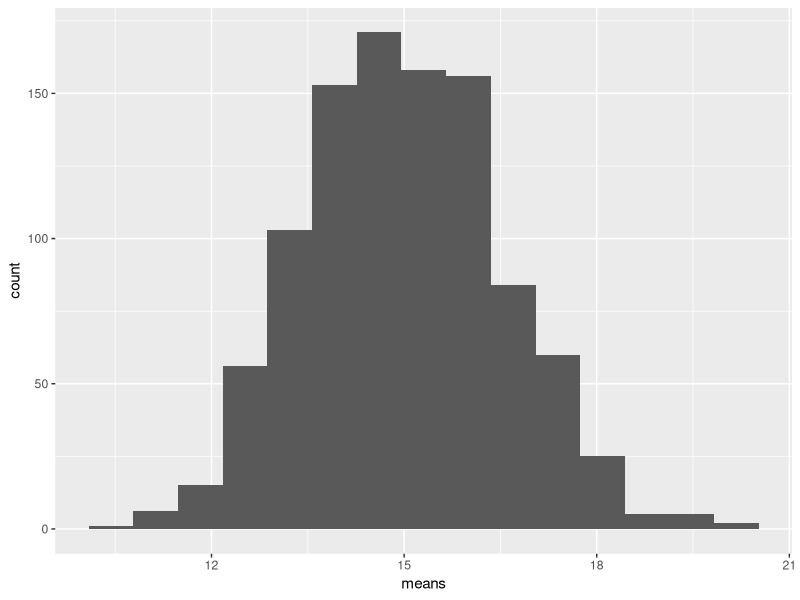
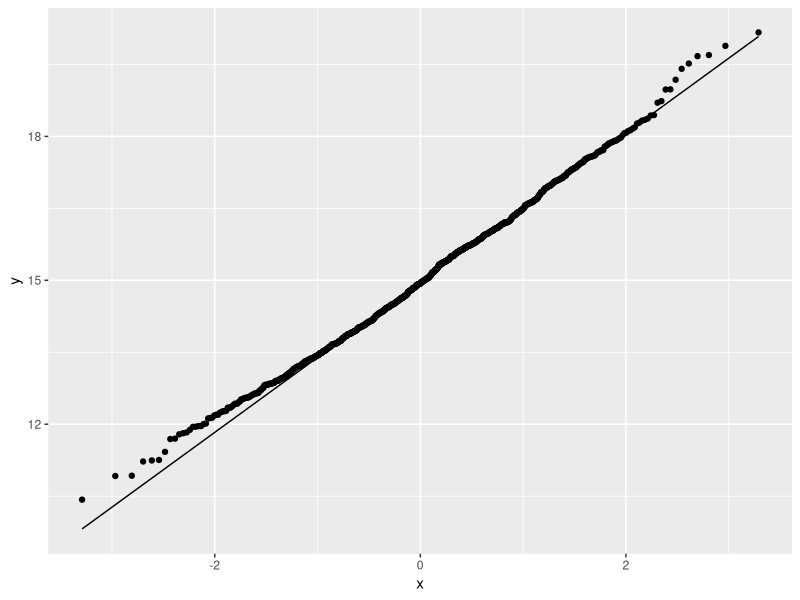
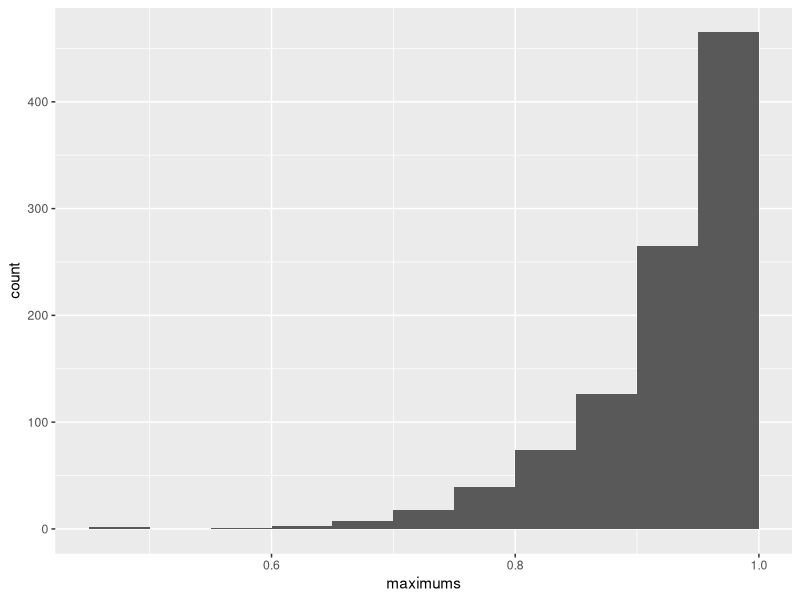
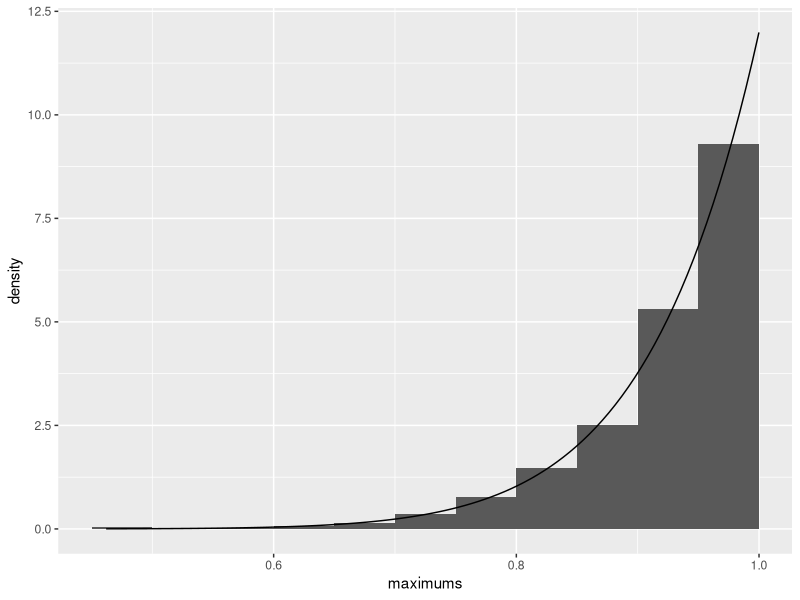
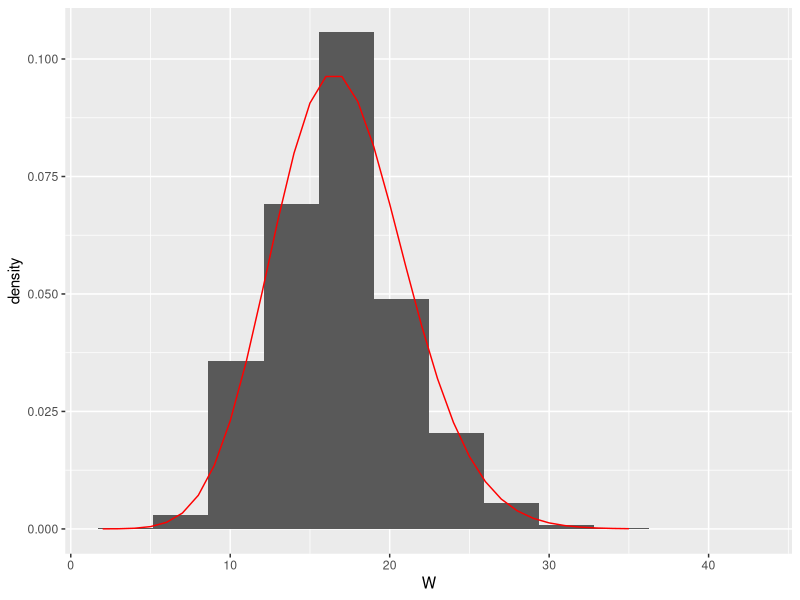
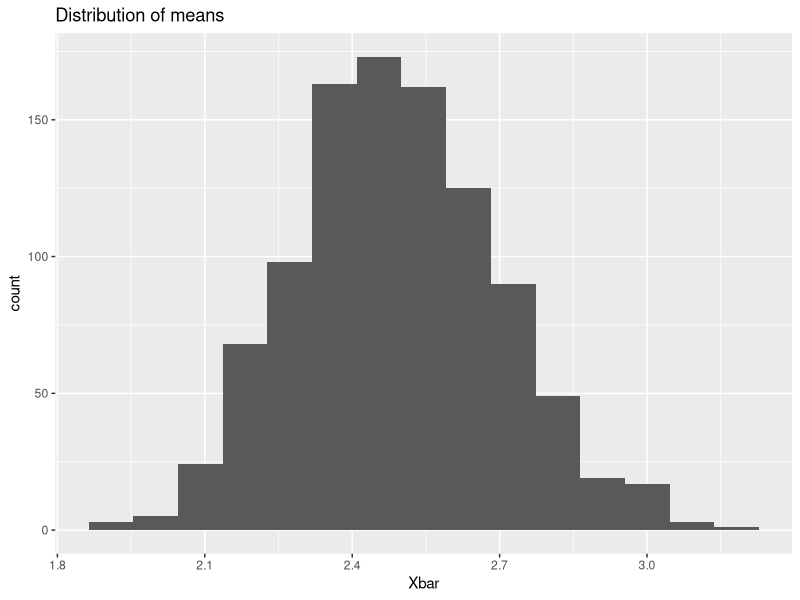
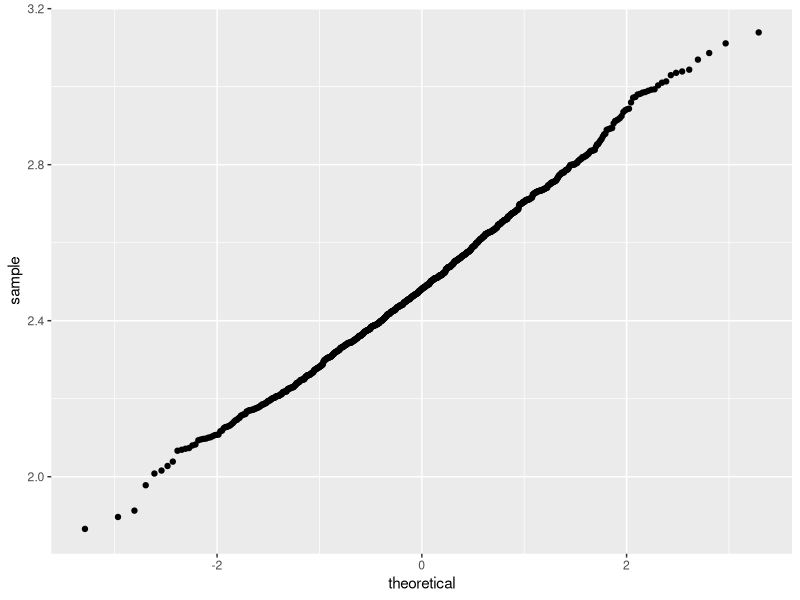
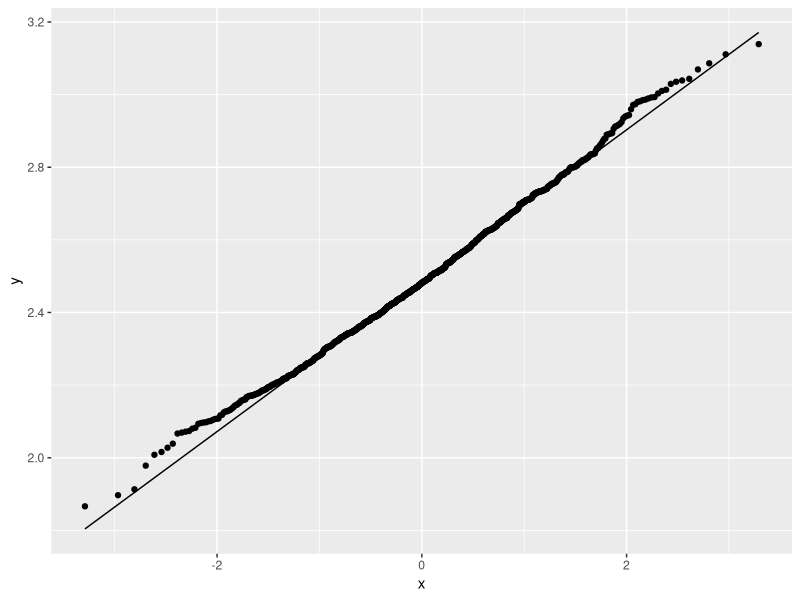

Write R code to recreate these figures, in order.
## ---- chunk 1
knitr::opts_chunk$set(echo = TRUE, out.width="50%")
library(dplyr)
library(ggplot2)
## ---- chunk 2
Xbar <- numeric(1000)
#set.seed(300)
for (i in 1:1000)
{
  x <- rexp(100, rate = 1/15)
  Xbar[i] <- mean(x)
}

ggplot() + geom_histogram(aes(Xbar), bins = 15) + xlab("means")

df <- data.frame(Xbar)
ggplot(df, aes(sample=Xbar)) + stat_qq() + stat_qq_line()

mean(Xbar)
sd(Xbar)
## ---- chunk 3
maxY <- numeric(1000)
#set.seed(100)
for (i in 1:1000)
 {
   y <- runif(12)        #draw random sample of size 12
   maxY[i] <- max(y)     #find max, save in position i
 }

ggplot() + geom_histogram(aes(maxY), binwidth=.05, center=.975) + xlab("maximums") 

## ---- chunk 4
df <- data.frame(maxY)
myfun <- function(x){12*x^{11}}

ggplot(df) + geom_histogram(aes(maxY, y = stat(density)), binwidth=.05, center=.975) +xlab("maximums") + stat_function(fun = myfun)
## ---- chunk 5
X <- rpois(10^4, 5)   #Draw 10^4 values from Pois(5)
Y <- rpois(10^4, 12)   #Draw 10^4 values from Pois(12)
W <- X + Y

df1 <- data.frame(W)
df2 <- data.frame(x=2:35, y = dpois(2:35,17))
ggplot(df1, aes(W)) + geom_histogram(aes(y=stat(density)), bins=12) + geom_line(data=df2, aes(x=x, y=y), colour = "red")

mean(W)
var(W)
## ---- chunk 6
#set.seed(10)
Xbar <- numeric(1000)
for (i in 1:1000)
  {
    x <- rgamma(30, shape = 5, rate = 2)
    Xbar[i] <- mean(x)
  }

ggplot() + geom_histogram(aes(Xbar), bins=15) + labs(title = "Distribution of means")

ggplot() + stat_qq(aes(sample = Xbar)) 

#If you want a line, then
df <- data.frame(Xbar)
ggplot(df, aes(sample = Xbar)) + stat_qq() + stat_qq_line()

mean(Xbar)
sd(Xbar)
sum(Xbar > 3)/1000
#alternatively
mean(Xbar > 3)
## ---- chunk 7
dbinom(25, 120, .3)

pbinom(25, 120, .3)
